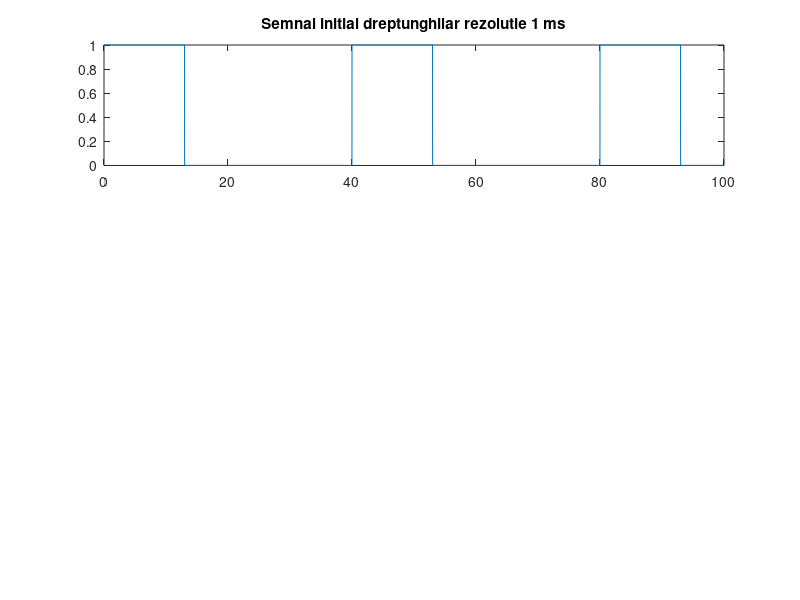

Source code (MATLAB): (Note: this script raises an error after producing the figure.)
clear 
clc

t1=0:0.01:100;
offset = 0;
amp = 0.5;
T=40;
N=50;
freq = 1/T;
duty = 13/40*100;
w0=2*pi/T;
sq_wav= offset+amp*square(2*pi*freq.*t1,duty)+0.5;
subplot(3,1,1)
plot(t1,sq_wav)
title('Semnal initial dreptunghilar rezolutie 1 ms')


syms t;
f=heaviside(t)-heaviside(t-13);
a0_sym=1/T*int(f,t,0,T);
a0=double(a0_sym)

for n=1:N
    a_sym(n) = 2/T*int(f*cos(n*w0*t),t,0,T);
    b_sym(n) = 2/T*int(f*sin(n*w0*t),t,0,T);
    
    a(n)=double(a_sym(n));
    b(n)=double(b_sym(n));
    
    
    
end

tnum=0:0.01:100;
fnum=a0;

for n=1:N
    harmonic=a(n)*cos(n*w0*tnum)+b(n)*sin(n*w0*tnum);
    fnum=fnum+harmonic;
    subplot(3,1,2)
    
    plot(t1,sq_wav,'blue','LineWidth',2)
    title('Semnal reconstruit')
    hold on
    plot(tnum,fnum,'red')
    hold off
end




for n=1:50
        An(n) = sqrt(a(n)^2+b(n)^2);
end

A = [fliplr(An) a0 An];

k = -50:1:50;
subplot(3,1,3)
stem(k,A,'blue')
title('Spectru')
hold on
plot(k,A,'red')


% Am construit un semnal dreptunghiular cu 
% perioada 40 s si duty cycle 13/40.
% Am impartit semnalul in mai multe semnale sinusoidale.
% Am reconstruit semnalul initial adunand semnalel
% sinusoidale.
% Am creat spectrul de amplitudini.

    




